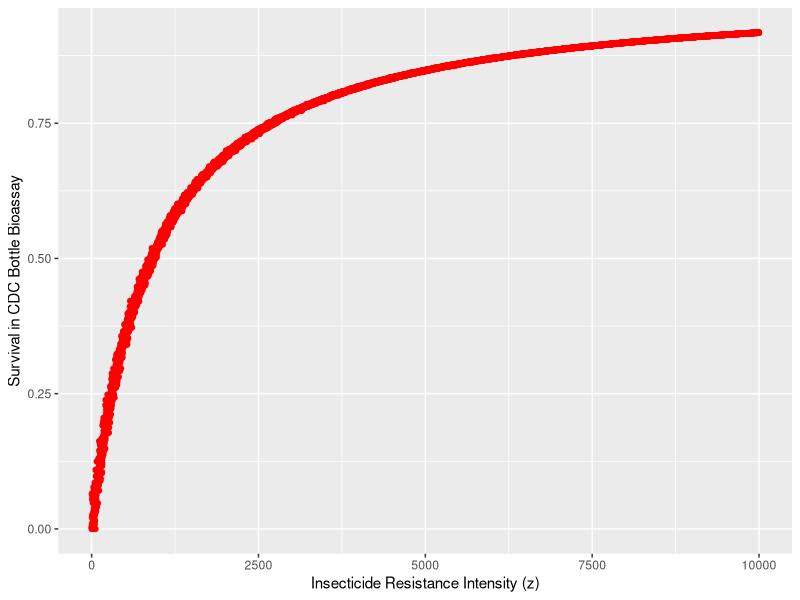

Here is the R script that generated this plot:
#Function to translate IR levels(z) into survival 
#Kmax = the maximum proportion surviving (must be set at 1)
#z = the insecticide resistance intensity level
#n=slope of the curve (tangent to the curve at z_50)
#z_50 = the insecticide resistance intensity level that has 50% survival
#sigma = standard devation of the normal distribution
#nsim = the number of simulations for the rnorm function

ir_to_survival = function(Kmax, z, n, z_50, sigma, nsim){ 
  
  f_z = rnorm(nsim, mean = z, sd = sigma) #Generate random Normal distribution around mean IR level, of nsim replicates. 
  f_z = ifelse(f_z < 0, 0, f_z) #Prevent Insecticide Resistance being less than zero
  
  Y = (Kmax * (f_z^n)) / (z_50 + (f_z ^ n))  #Calculate Survival (Equation 6)
  Y = ifelse(Y < 0, 0, Y) #Prevent survival being less than zero.
  return(mean(Y))
  }

##Checking code
ir_to_survival(Kmax = 1, z = 100, n=1, z_50 = 100, sigma = 5, nsim = 1000)  #Currently only giving ~0.5 when n = 1


##find z_50 that gives 10% survival at z=100
#tried z_50 = 1000, then 800, before hitting 900.
ir_to_survival(Kmax = 1, z = 100, n=1, z_50 = 900, sigma = 0, nsim = 1)


##Next task: Create a graph of ir_to_survival outputs:

library(ggplot2)
library(dplyr)
##create intial dataframe


df= data.frame(ir.values = seq(0, 10000, by = 1))%>%
  rowwise%>%
  mutate(Y.values = ir_to_survival(Kmax= 1, z = ir.values, n=1, z_50=900, sigma = 25, nsim=1))



ggplot(df, aes(x=ir.values, y = Y.values)) +
  geom_point(colour = "red") +
  xlab("Insecticide Resistance Intensity (z)") +
  ylab("Survival in CDC Bottle Bioassay")
  

